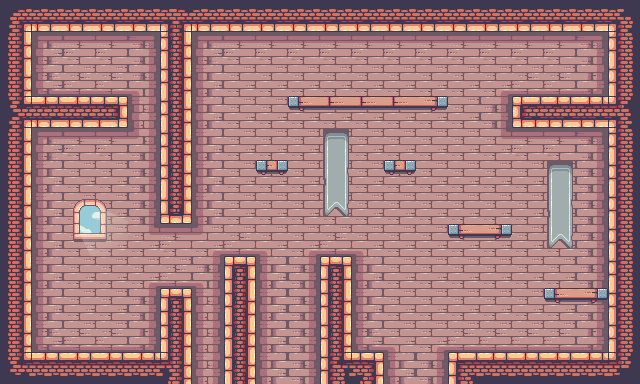

This game map was drawn from its Tiled (.tmx) file and the tilesets committed beside it. A one-line description and the full map source follow:
An orthogonal 20x12 tile map with 32x32 px tiles, 2 tile layers (Capa de patrones 2, Capa de patrones 1), 2 tilesets and 21 objects (2x Enemy, Player, Gato).

<map version="1.10" tiledversion="1.10.2" orientation="orthogonal" renderorder="right-down" width="20" height="12" tilewidth="32" tileheight="32" infinite="0" nextlayerid="5" nextobjectid="33">
 <tileset firstgid="1" source="catcat.tsx" />
 <tileset firstgid="248" source="Decorations (32x32).tsx" />
 <layer id="4" name="Capa de patrones 2" width="20" height="12">
  <data encoding="csv">
0,0,0,0,0,0,0,0,0,0,0,0,0,0,0,0,0,0,0,0,
0,135,136,136,137,155,135,136,136,136,136,136,136,136,136,136,136,136,137,0,
0,173,174,174,202,155,154,155,155,155,155,155,155,155,155,141,174,174,175,0,
0,154,155,155,158,155,154,155,155,155,155,155,155,155,155,156,155,155,156,0,
0,135,136,136,221,0,154,155,155,155,155,155,155,155,155,160,136,136,137,0,
0,154,155,155,156,0,154,155,155,155,155,155,155,155,155,155,155,155,156,0,
0,154,155,155,156,155,154,155,155,155,155,155,155,155,155,155,155,155,156,0,
0,154,155,155,160,136,170,174,142,141,174,142,155,155,155,155,155,155,156,0,
0,154,155,155,141,174,202,155,154,156,155,154,155,155,155,155,155,155,156,0,
0,154,155,155,156,155,158,155,154,156,155,154,155,155,155,155,155,155,156,0,
0,173,174,174,175,174,158,174,154,156,174,173,142,141,174,174,174,174,175,0,
0,0,0,0,0,0,158,153,154,156,0,153,154,156,0,0,0,0,0,0
</data>
 </layer>
 <layer id="1" name="Capa de patrones 1" width="20" height="12">
  <data encoding="csv">
27,60,60,60,60,49,60,60,60,60,60,60,60,60,60,60,60,60,60,28,
42,0,0,0,0,44,119,119,0,81,64,0,0,0,81,0,0,0,0,40,
42,0,0,0,0,44,119,119,64,255,255,255,255,255,255,0,0,0,0,40,
50,98,98,99,24,44,0,0,64,264,265,265,265,266,0,255,97,98,98,30,
42,0,0,24,0,44,81,81,255,255,256,64,255,0,0,0,0,0,0,40,
42,0,0,0,0,44,0,0,267,64,263,64,267,0,0,64,0,256,0,40,
42,0,271,272,0,63,0,81,64,0,270,64,0,255,255,255,0,263,77,40,
42,0,278,279,81,0,0,0,0,0,81,0,0,0,264,266,262,270,77,40,
42,0,0,0,0,0,0,25,0,0,25,64,81,0,0,0,0,0,0,40,
42,0,0,0,0,25,0,44,0,0,44,0,0,0,0,0,0,264,266,40,
42,0,0,0,0,44,0,44,0,0,44,0,0,0,0,0,0,0,0,40,
46,22,22,22,22,107,96,44,96,96,106,23,82,82,21,22,22,22,22,47
</data>
 </layer>
 <objectgroup id="2" name="Colisiones">
  <object id="1" x="1" y="0" width="641" height="32" />
  <object id="2" x="609" y="-2" width="34" height="385" />
  <object id="4" x="-4" y="-4" width="34" height="394" />
  <object id="5" x="-10" y="97" width="137" height="30" />
  <object id="6" x="160" y="288" width="32" height="97" />
  <object id="7" x="223" y="256" width="34" height="129" />
  <object id="9" x="383" y="160" width="34" height="13" />
  <object id="10" x="449" y="224" width="62" height="13" />
  <object id="13" x="513" y="95" width="129" height="32" />
  <object id="14" x="321" y="257" width="30" height="125" />
  <object id="20" x="160" y="-1" width="32" height="223" />
  <object id="23" x="545" y="289" width="67" height="12" />
  <object id="24" x="258" y="159" width="31" height="12" />
  <object id="25" x="289" y="96" width="158" height="12" />
  <object id="26" x="-2" y="352" width="194" height="37" />
  <object id="28" x="323" y="351" width="60" height="49" />
  <object id="29" x="447" y="351" width="198" height="35" />
 </objectgroup>
 <objectgroup id="3" name="personajes">
  <object id="16" type="Player" x="58" y="73" />
  <object id="30" type="Gato" x="586" y="78" />
  <object id="31" type="Enemy" x="288" y="65" width="32" height="30">
   <properties>
    <property name="isVertical" type="bool" value="false" />
    <property name="offNeg" type="float" value="0" />
    <property name="offPos" type="float" value="4" />
   </properties>
  </object>
  <object id="32" type="Enemy" x="449" y="321" width="32" height="30">
   <properties>
    <property name="isVertical" type="bool" value="false" />
    <property name="offNeg" type="float" value="0" />
    <property name="offPos" type="float" value="4" />
   </properties>
  </object>
 </objectgroup>
</map>
